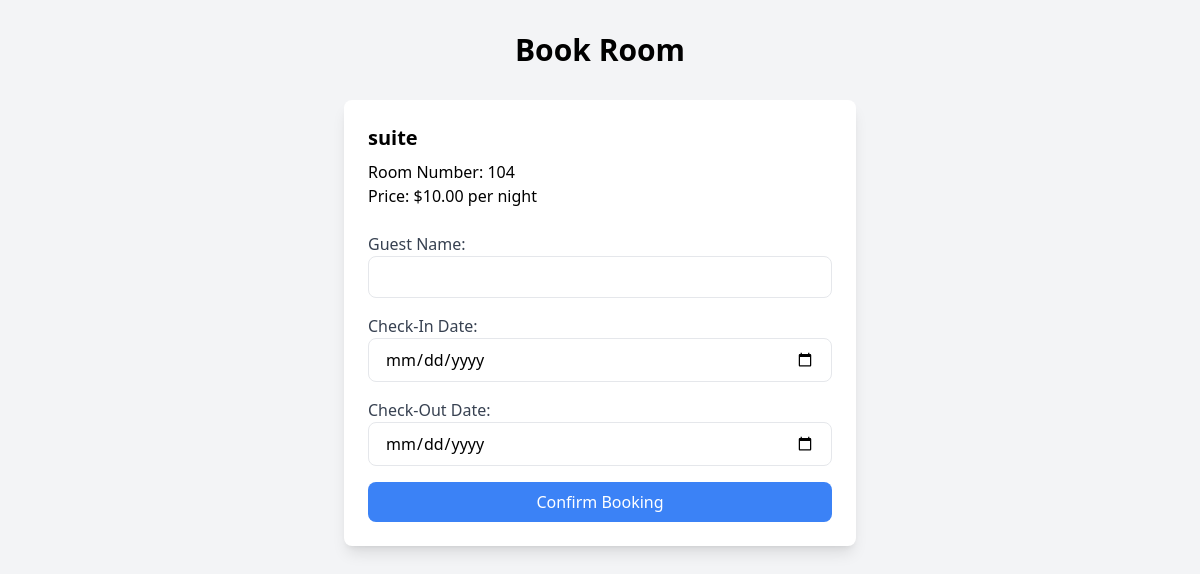
The app's page /book_room.php?room_id=16 (signed in), older data.
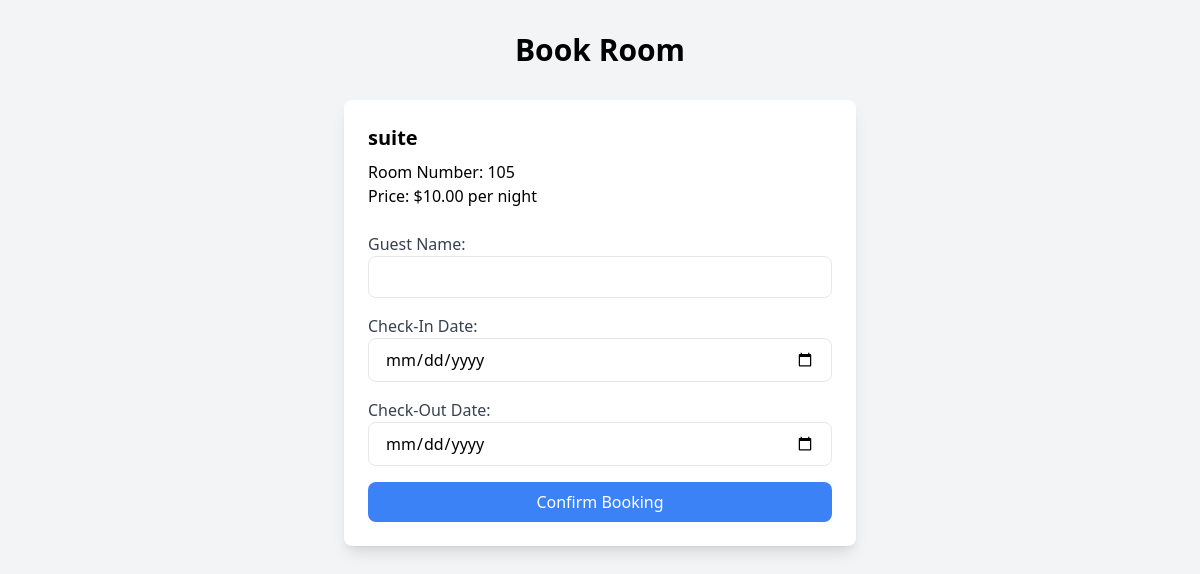
The same page, newer data.
### tables this page shows
CREATE TABLE `rooms` (
  `id` int(11) NOT NULL,
  `room_number` varchar(10) NOT NULL,
  `room_type` varchar(50) NOT NULL,
  `price` decimal(10,2) NOT NULL,
  `availability` enum('available','not available') NOT NULL,
  `image_url` varchar(255) NOT NULL
);

### book_room.php (the view, shortened to what this page needs)
<?php
include "db_connection.php";
$room_id = $_GET['room_id'];
$sql = "SELECT * FROM rooms WHERE id = '$room_id'";
$result = mysqli_query($conn, $sql);
$room = mysqli_fetch_assoc($result);
?>
<!DOCTYPE html>
<html lang="en">
<head>
  <script src="https://cdn.tailwindcss.com"></script>
</head>
<body class="bg-gray-100">
  <div class="container mx-auto p-8">
    <h1 class="text-3xl font-bold text-center mb-8">Book Room</h1>
    <div class="bg-white p-6 rounded-lg shadow-lg max-w-lg mx-auto">
      <h2 class="text-xl font-bold mb-2"><?php echo htmlspecialchars($room['room_type']); ?></h2>
      <p>Room Number: <?php echo htmlspecialchars($room['room_number']); ?></p>
      <p>Price: $<?php echo htmlspecialchars($room['price']); ?> per night</p>
      <form method="POST" class="space-y-4 mt-6">
        <div>
          <label for="guest_name" class="block text-gray-700">Guest Name:</label>
          <input type="text" name="guest_name"
            class="w-full px-4 py-2 border rounded-lg focus:outline-none focus:ring-2 focus:ring-blue-400" required>
        </div>
        <div>
          <label for="check_in_date" class="block text-gray-700">Check-In Date:</label>
          <input type="date" name="check_in_date"
            class="w-full px-4 py-2 border rounded-lg focus:outline-none focus:ring-2 focus:ring-blue-400" required>
        </div>
        <div>
          <label for="check_out_date" class="block text-gray-700">Check-Out Date:</label>
          <input type="date" name="check_out_date"
            class="w-full px-4 py-2 border rounded-lg focus:outline-none focus:ring-2 focus:ring-blue-400" required>
        </div>
        <button type="submit" class="w-full bg-blue-500 text-white py-2 rounded-lg hover:bg-blue-600">
          Confirm Booking
        </button>
      </form>
    </div>
  </div>
</body>
</html>

Row changes from the older to the newer data that the page shows:
changed rooms "suite": room_number "104" → "105"
